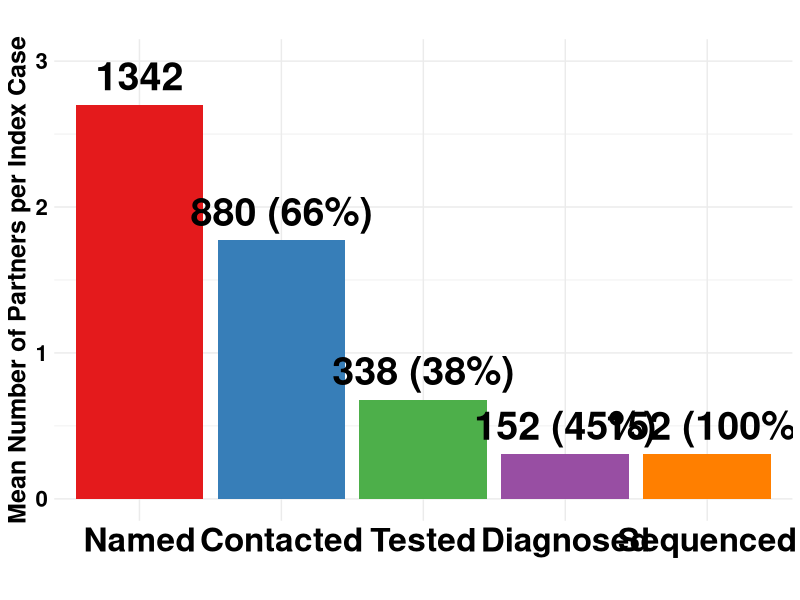

The R script that drew this image:
rm(list=ls())

# Loading necessary libraries
library(tidyr)
library(ggplot2)
library(RColorBrewer)

# Structuring the data with the average values
overall_data <- data.frame(
  Category = c("Named_Mean", "Contacted_Mean", "Tested_Mean", "Diagnosed_Mean", "Sequenced_Mean"),
  Value = c(1342/497, 880/497, 338/497, 152/497, 152/497)
)

# Adjusting the factor levels and labels for the Category column
overall_data$Category <- factor(overall_data$Category, 
                                levels = c("Named_Mean", 
                                           "Contacted_Mean",
                                           "Tested_Mean",
                                           "Diagnosed_Mean",
                                           "Sequenced_Mean"),
                                labels = c("Named", 
                                           "Contacted",
                                           "Tested", 
                                           "Diagnosed", 
                                           "Sequenced"))

# Color settings
set1_colors <- brewer.pal(8, "Set1")
my_colors <- c("Named" = set1_colors[1], 
               "Contacted" = set1_colors[2],
               "Tested" = set1_colors[3],     
               "Diagnosed" = set1_colors[4],  
               "Sequenced" = set1_colors[5]) 


# Create the labels
labels_n = c("1342", "880 (66%)", "338 (38%)", "152 (45%)", "152 (100%)")

# Updated plot code
p_overall <- ggplot(overall_data, aes(x = Category, y = Value, fill = Category)) +
  geom_bar(stat = "identity", position = "dodge") +
  geom_text(aes(label=labels_n), vjust=-0.5, size=10, fontface="bold") +
  labs(title = "",
       y = "Mean Number of Partners per Index Case",
       x = "") +
  scale_fill_manual(values=my_colors) +  # Setting colors manually
  scale_y_continuous(limits = c(0, 3)) +
  theme_minimal() +
  theme(
    plot.title = element_text(size = 18, face = "bold"),
    axis.title.x = element_text(size = 22, face = "bold", color = "black"),
    axis.title.y = element_text(size = 18, face = "bold", color = "black"),
    axis.text.y = element_text(size = 16, face = "bold", color = "black"),
    axis.text.x = element_text(size = 24, face = "bold", color = "black"),
    legend.position = "none"   # This will remove the legend
  )

print(p_overall)
